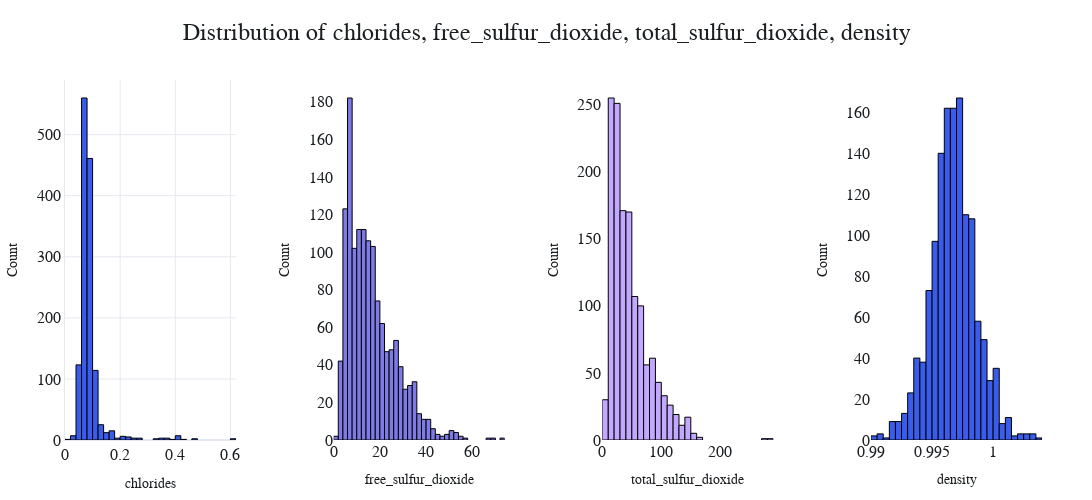

This figure's notebook cell:
### Markdown cell above
**Fixed Acidity:** The distribution is right-skewed, indicating that most wines have a fixed acidity level around 7-8, with fewer wines having higher fixed acidity.

**Volatile Acidity:** The data is also right-skewed, showing that most wines have a volatile acidity around 0.5, with only a few wines having a volatile acidity above 1.

**Citric Acid:** This feature shows a bimodal distribution, indicating two groups of wines, one with low citric acid close to 0 and another with citric acid between 0.25 and 0.5.

**Residual Sugar:** The distribution is highly right-skewed, suggesting that most wines have low residual sugar levels, with a peak below five. Few wines have high residual sugar levels.

### Code cell
plot_histograms(
    wine_df,
    ["chlorides", "free_sulfur_dioxide", "total_sulfur_dioxide", "density"],
    save_path="../images/histograms1.png",
)

### Figure 1 — Plotly figure (JSON) as saved in the notebook; plotly's stock layout.template omitted (floating-point values rounded to 4 significant figures; data arrays with more than 128 entries replaced by an {"elided": "..."} marker saying what was removed)
{"data": [{"marker": {"color": "#3A5CED", "line": {"color": "#000000", "width": 1}}, "name": "chlorides", "nbinsx": 40, "type": "histogram", "x": {"elided": "1359 float values"}, "xaxis": "x", "yaxis": "y"}, {"marker": {"color": "#7E7AE6", "line": {"color": "#000000", "width": 1}}, "name": "free_sulfur_dioxide", "nbinsx": 40, "type": "histogram", "x": {"elided": "1359 float values"}, "xaxis": "x2", "yaxis": "y2"}, {"marker": {"color": "#C2A9FF", "line": {"color": "#000000", "width": 1}}, "name": "total_sulfur_dioxide", "nbinsx": 40, "type": "histogram", "x": {"elided": "1359 float values"}, "xaxis": "x3", "yaxis": "y3"}, {"marker": {"color": "#3A5CED", "line": {"color": "#000000", "width": 1}}, "name": "density", "nbinsx": 40, "type": "histogram", "x": {"elided": "1359 float values"}, "xaxis": "x4", "yaxis": "y4"}], "layout": {"font": {"color": "#1A1E21", "family": "Gordita, Figtree, sans-serif", "size": 16}, "height": 500, "margin": {"b": 50, "l": 50, "r": 50, "t": 80}, "paper_bgcolor": "#FFFFFF", "plot_bgcolor": "#FFFFFF", "showlegend": false, "title": {"font": {"color": "#1A1E21", "family": "Gordita, Figtree, sans-serif", "size": 24}, "text": "Distribution of chlorides, free_sulfur_dioxide, total_sulfur_dioxide, density", "x": 0.5}, "width": 1600, "xaxis": {"anchor": "y", "domain": [0, 0.175], "gridcolor": "#E5E8EF", "linecolor": "#E5E8EF", "linewidth": 1, "showline": true, "title": {"font": {"size": 14}, "text": "chlorides"}, "zerolinecolor": "#E5E8EF"}, "xaxis2": {"anchor": "y2", "domain": [0.275, 0.45], "title": {"font": {"size": 14}, "text": "free_sulfur_dioxide"}}, "xaxis3": {"anchor": "y3", "domain": [0.55, 0.725], "title": {"font": {"size": 14}, "text": "total_sulfur_dioxide"}}, "xaxis4": {"anchor": "y4", "domain": [0.825, 1], "title": {"font": {"size": 14}, "text": "density"}}, "yaxis": {"anchor": "x", "domain": [0, 1], "gridcolor": "#E5E8EF", "linecolor": "#E5E8EF", "linewidth": 1, "showline": true, "title": {"font": {"size": 14}, "text": "Count"}, "zerolinecolor": "#E5E8EF"}, "yaxis2": {"anchor": "x2", "domain": [0, 1], "title": {"font": {"size": 14}, "text": "Count"}}, "yaxis3": {"anchor": "x3", "domain": [0, 1], "title": {"font": {"size": 14}, "text": "Count"}}, "yaxis4": {"anchor": "x4", "domain": [0, 1], "title": {"font": {"size": 14}, "text": "Count"}}}}
